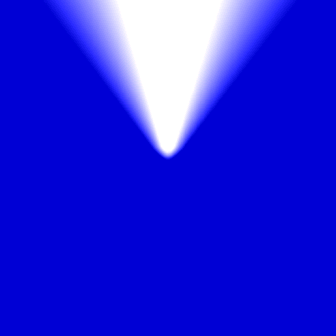
#> input picture Animated_Eyes_2/eye_gen/eye_export/sclera.png, 336 x 336 px
$ python export_eye_assets.py -i eye_export/sclera.png
#> lines starting #> are read from the running program, lines starting #| are printed output that depends on the picture
#!/usr/bin/env python3
# -*- coding: utf-8 -*-
"""
Exporta PNGs desde un header tipo robotEye2.h:
- sclera.png (RGB565 -> RGB)
- iris_polar.png (RGB565 -> RGB)
- iris_cartesian_preview.png (reconstrucción rápida del iris en disco desde el mapa polar)
- eyelid_mask.png  (si hay máscara simétrica, 8 bits)
- eyelid_upper_mask.png / eyelid_lower_mask.png (si hay máscaras separadas, 8 bits)
- preview_composite.png (sclera + iris centrado, solo para ver rápido)
"""

import re
import os
import math
import argparse
from pathlib import Path
from PIL import Image

# ---------- Utilidades de parsing ----------

def read_text(path):
    with open(path, "r", encoding="utf-8", errors="ignore") as f:
        return f.read()

def parse_define(text, name, default=None):
    m = re.search(rf"#\s*define\s+{re.escape(name)}\s+(\d+)", text)
    return int(m.group(1)) if m else default

def extract_array(text, ctype, name):
    """
    Extrae valores de un array C:
    const <ctype> <name>[...] PROGMEM = { ... };
    PROGMEM opcional, admite comentarios, hex y decimales.
    Devuelve lista de enteros o None si no encuentra.
    """
    pattern = rf"const\s+{ctype}\s+{name}\s*\[[^\]]*\]\s*(?:PROGMEM)?\s*=\s*\{{(.*?)\}};"
    m = re.search(pattern, text, re.DOTALL)
    if not m:
        return None
    body = m.group(1)
    # Quitar comentarios
    body = re.sub(r"//.*?$|/\*.*?\*/", "", body, flags=re.MULTILINE | re.DOTALL)
    # Tokens numéricos
    tokens = re.findall(r"0x[0-9A-Fa-f]+|\d+", body)
    vals = []
    for t in tokens:
        vals.append(int(t, 16) if t.lower().startswith("0x") else int(t))
    return vals

# ---------- Conversión de formatos ----------

# [56 lines left out: functions rgb565_to_rgb888, save_rgb565_as_png, save_u8_as_png, polar_to_cartesian_preview, not called in this run]

def composite_preview(sclera_path, iris_cart_path, out_path):
    scl = Image.open(sclera_path).convert("RGB")
#> scl is the input picture: PIL image 336x336 RGB; mean R, G, B 33.1, 33.1, 220.5
    iris = Image.open(iris_cart_path).convert("RGBA")
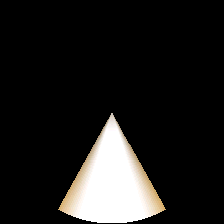
#> input picture Animated_Eyes_2/eye_gen/eye_export/iris_cartesian_preview.png, 224 x 224 px
    sw, sh = scl.size
#> sw = 336; sh = 336
    iw, ih = iris.size
#> iw = 224; ih = 224
    x = (sw - iw) // 2
#> x = 56
    y = (sh - ih) // 2
#> y = 56
    comp = scl.copy()
    comp.paste(iris, (x, y), iris)
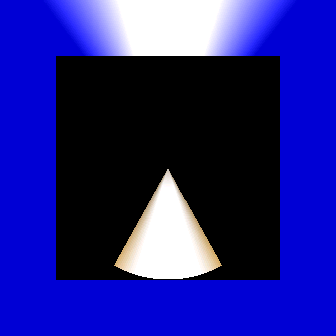
#> comp: PIL image 336x336 RGB; mean R, G, B 32.1, 31.7, 135.2
    comp.save(out_path)
    return True

# ---------- Flujo principal ----------

def export_from_header(header_path, out_dir):
    text = read_text(header_path)
    out = Path(out_dir)
    out.mkdir(parents=True, exist_ok=True)
    generated = []

    # Dimensiones
    SCLERA_W = parse_define(text, "SCLERA_WIDTH", 336)
    SCLERA_H = parse_define(text, "SCLERA_HEIGHT", 336)
    SCREEN_W = parse_define(text, "SCREEN_WIDTH", 240)
    SCREEN_H = parse_define(text, "SCREEN_HEIGHT", 240)
    IRIS_MAP_W = parse_define(text, "IRIS_MAP_WIDTH", 360)
    IRIS_MAP_H = parse_define(text, "IRIS_MAP_HEIGHT", 90)
    IRIS_W = parse_define(text, "IRIS_WIDTH", 112)
    IRIS_H = parse_define(text, "IRIS_HEIGHT", 112)

    # 1) Sclera
    sclera_vals = extract_array(text, r"uint16_t", "sclera")
    if sclera_vals and save_rgb565_as_png(sclera_vals, SCLERA_W, SCLERA_H, out / "sclera.png"):
        generated.append("sclera.png")

    # 2) Iris polar
    iris_vals = extract_array(text, r"uint16_t", "iris")
    iris_polar_ok = False
    if iris_vals and save_rgb565_as_png(iris_vals, IRIS_MAP_W, IRIS_MAP_H, out / "iris_polar.png"):
        generated.append("iris_polar.png")
        iris_polar_ok = True

    # 2b) Iris cartesiano (preview)
    if iris_polar_ok:
        polar_img = Image.open(out / "iris_polar.png").convert("RGB")
        if polar_to_cartesian_preview(polar_img, IRIS_H, out / "iris_cartesian_preview.png"):
            generated.append("iris_cartesian_preview.png")

    # 3) Máscaras de párpados
    #    a) máscara simétrica
    eyelid_vals = extract_array(text, r"uint8_t", "eyelid")
    if eyelid_vals and save_u8_as_png(eyelid_vals, SCREEN_W, SCREEN_H, out / "eyelid_mask.png"):
        generated.append("eyelid_mask.png")
    else:
        #    b) superiores/inferiores
        upper_vals = extract_array(text, r"uint8_t", "upper")
        lower_vals = extract_array(text, r"uint8_t", "lower")
        if upper_vals and save_u8_as_png(upper_vals, SCREEN_W, SCREEN_H, out / "eyelid_upper_mask.png"):
            generated.append("eyelid_upper_mask.png")
        if lower_vals and save_u8_as_png(lower_vals, SCREEN_W, SCREEN_H, out / "eyelid_lower_mask.png"):
            generated.append("eyelid_lower_mask.png")

    # 4) Composite rápido (si hay sclera + iris preview)
    sclera_png = out / "sclera.png"
    iris_cart_png = out / "iris_cartesian_preview.png"
    if sclera_png.exists() and iris_cart_png.exists():
        if composite_preview(sclera_png, iris_cart_png, out / "preview_composite.png"):
            generated.append("preview_composite.png")

    print("Listo. Archivos generados en:", out.resolve())
    for g in generated:
        print(" -", g)

def main():
    ap = argparse.ArgumentParser(description="Exporta PNGs desde robotEye2.h")
    ap.add_argument("--input", "-i", required=True, help="Ruta al header (robotEye2.h)")
    ap.add_argument("--out", "-o", default="eye_export", help="Directorio de salida")
    args = ap.parse_args()

    export_from_header(args.input, args.out)

if __name__ == "__main__":
    main()
